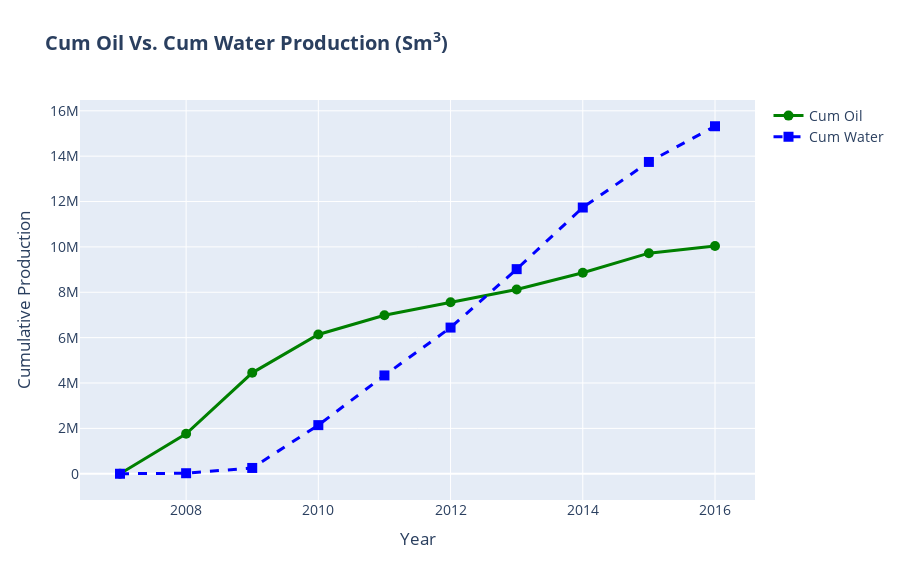

Write notebook code for a chart like this one.
### Markdown cell above
The gas production scenario is quite similar to that of oil, the only difference being in the quantities of fluid produced.

### Code cell
layout = go.Layout(title='<b>Cum Oil Vs. Cum Water Production (Sm<sup>3</sup>)</b>',
                   xaxis_title='Year',
                   yaxis_title='Cumulative Production',
                   hovermode='x unified',
                   height=580,
                   font_size=14)


fig = go.Figure(layout=layout)

fig.add_traces(data=go.Scatter(x=annual_df.index, y=annual_df.cum_oil,
                               line=dict(color='green', width=3),
                               marker_size=10,
                               name='Cum Oil'))

fig.add_traces(data=go.Scatter(x=annual_df.index, y=annual_df.cum_water,
                               line=dict(dash='dash', color='blue', width=3),
                               marker=dict(symbol='square', size=10),
                               name='Cum Water'))

fig.show()

### Figure 1 — Plotly figure (JSON) as saved in the notebook; plotly's stock layout.template omitted (floating-point values rounded to 4 significant figures)
{"data": [{"line": {"color": "green", "width": 3}, "marker": {"size": 10}, "name": "Cum Oil", "type": "scatter", "x": [2007, 2008, 2009, 2010, 2011, 2012, 2013, 2014, 2015, 2016], "y": [0, 1764375, 4448769, 6138671, 6986635, 7560843, 8118859, 8861967, 9723717, 10037088]}, {"line": {"color": "blue", "dash": "dash", "width": 3}, "marker": {"size": 10, "symbol": "square"}, "name": "Cum Water", "type": "scatter", "x": [2007, 2008, 2009, 2010, 2011, 2012, 2013, 2014, 2015, 2016], "y": [0, 23508, 255610, 2143204, 4333845, 6443444, 9019809, 11735878, 13745708, 15318575]}], "layout": {"font": {"size": 14}, "height": 580, "hovermode": "x unified", "title": {"text": "<b>Cum Oil Vs. Cum Water Production (Sm<sup>3</sup>)</b>"}, "xaxis": {"title": {"text": "Year"}}, "yaxis": {"title": {"text": "Cumulative Production"}}}}
